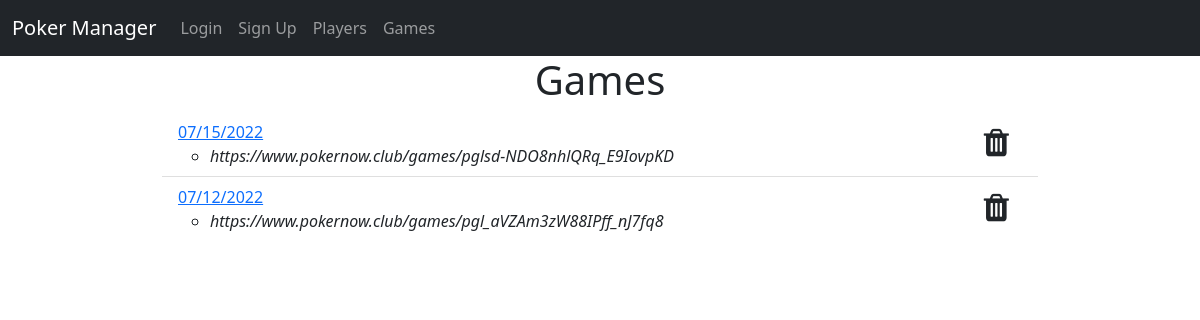
/games, run on the app's committed database.
### website/models.py (models this page shows)
class Game(db.Model):
	id = db.Column(db.Integer, primary_key=True)
	settled = db.Column(db.Boolean)
	date = db.Column(db.DateTime(timezone=True), default=func.now())
	urls = db.relationship('Url', backref='game')
	payments = db.relationship('Payment', backref='game')
	earnings = db.relationship('Earning', backref='game')

class Url(db.Model):
	id = db.Column(db.Integer, primary_key=True)
	url =  db.Column(db.String(300), unique=True)
	game_id = db.Column(db.Integer, db.ForeignKey('game.id'))

### website/views.py (the view)
@views.route('/games', methods=['GET','POST'])
def games():
	games = Game.query.order_by(Game.date.desc()).all()
	return render_template("games.html", user=current_user, games=games)

### website/templates/games.html (shortened to what this page needs)
{% extends "base.html" %}
{% block content %}
<h1 align="center">Games</h1>
<ul class="list-group list-group-flush" id="notes">
	{% for game in games %}
	<li class="list-group-item">
		<div class=" clearfix">
		<a href="{{url_for('views.payout', game_id=game.id)}}" >{{ game.date.strftime("%m/%d/%Y") }}</a>
		<a href="{{url_for('views.delete_game', game_id=game.id)}}" class="btn pull-right" onClick=""><i class="fa fa-trash fa-2x" aria-hidden="true"></i></a>
		<ul>
			{% for url in game.urls %}
			<li><i>{{url.url}}</i></li>
			{% endfor %}
		</ul>
		</div>
	</li>
	{% endfor %}
</ul>
{% endblock %}

### data on the page
Game: date "07/15/2022"
Url: url "https://www.pokernow.club/games/pglsd-NDO8nhlQRq_E9IovpKD"
Game: date "07/12/2022"
Url: url "https://www.pokernow.club/games/pgl_aVZAm3zW88IPff_nJ7fq8"
